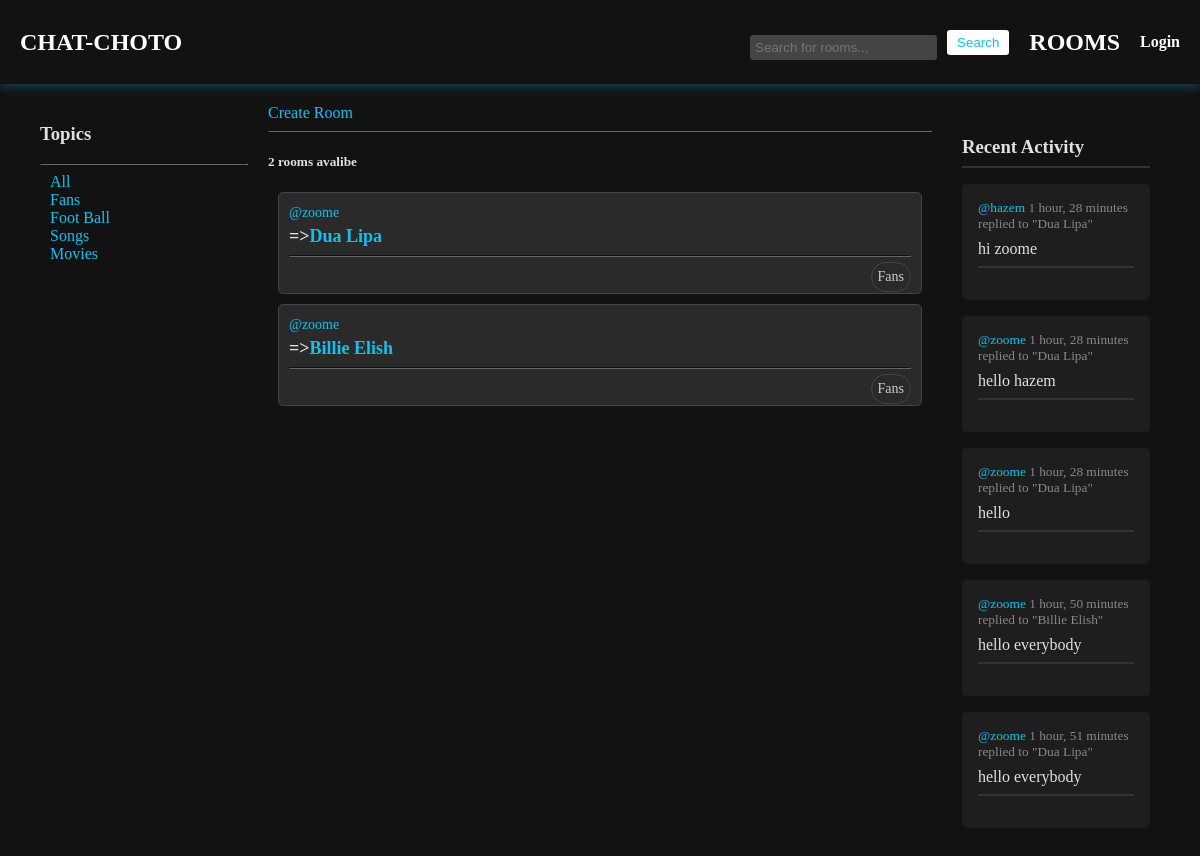
/rooms/?q=Fans, run on an earlier commit of the app's database.
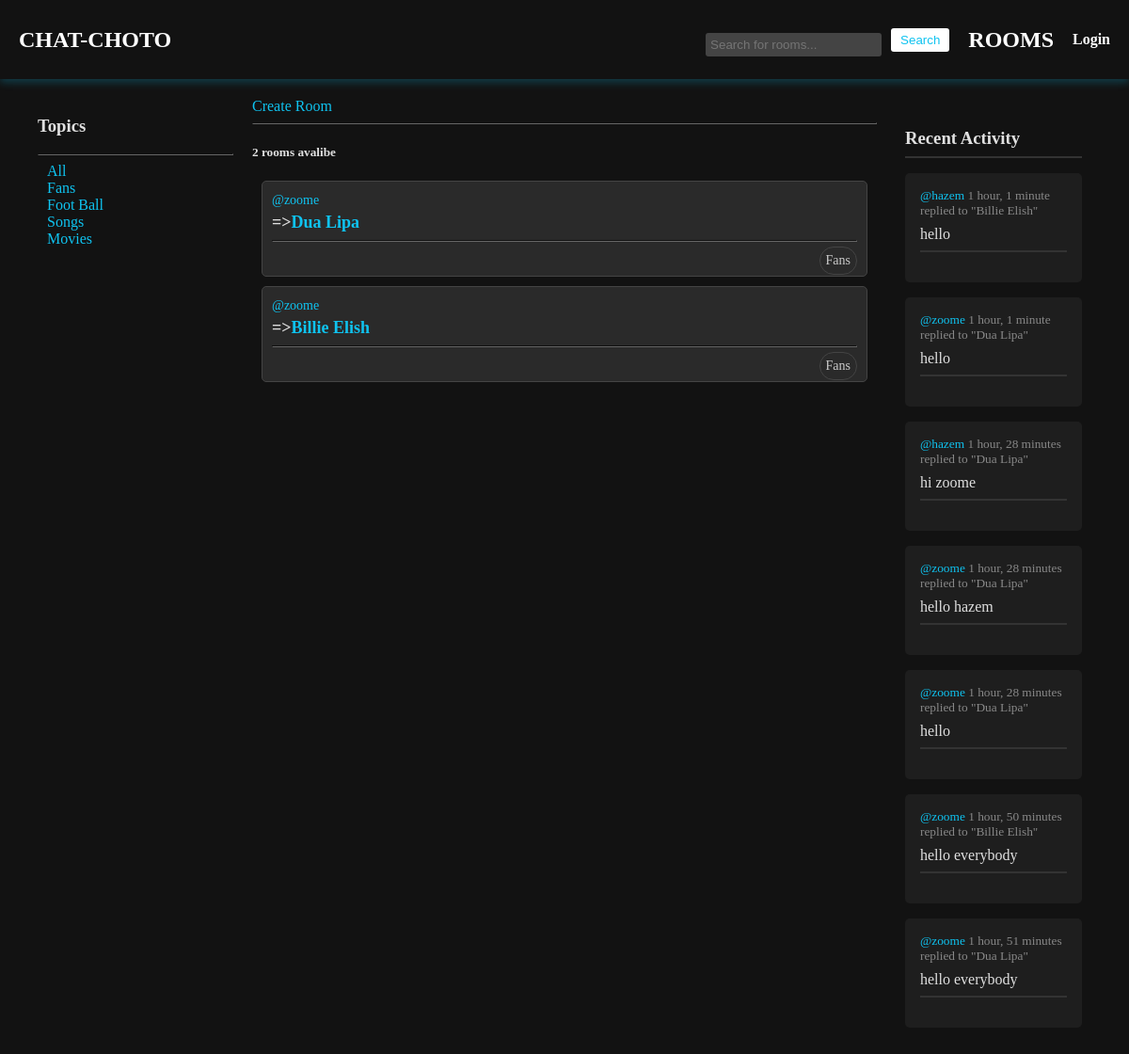
And on a later commit of the database.
### app/models.py (models this page shows, shortened)
class Topic(models.Model):
    name = models.CharField(max_length=200)

class Room(models.Model):
    host = models.ForeignKey(User, on_delete=models.SET_NULL, null=True)
    topic = models.ForeignKey(Topic, on_delete=models.SET_NULL, null=True)
    name = models.CharField(max_length=200)
    description = models.TextField(null=True)
    participants = models.ManyToManyField(User, related_name="participants", blank=True)
    created = models.DateTimeField(auto_now_add=True)
    updated = models.DateTimeField(auto_now=True)
    class Meta:
        ordering = ['-updated', '-created']
    def __str__(self):
        return self.name

class User(AbstractUser):
    name = models.CharField(max_length=200, null=True)
    email = models.EmailField(unique=True)
    bio = models.TextField(null=True)
    avatar = models.ImageField(default="profile.png")
    USERNAME_FIELD = 'username'
    REQUIRED_FIELDS = []

class Message(models.Model):
    user = models.ForeignKey(User, on_delete=models.CASCADE)
    room = models.ForeignKey(Room, on_delete=models.CASCADE)
    body = models.TextField(blank=True, null=True)
    file = models.FileField(upload_to='files/', blank=True, null=True)
    extension = models.CharField(max_length=10, null=True, blank=True)
    created = models.DateTimeField(auto_now_add=True)
    updated = models.DateTimeField(auto_now=True)
    class Meta:
        ordering = ['-updated', '-created']

### app/views.py (the view)
# urls.py: path('rooms/', views.getRooms),
def rooms(request):
    q = request.GET.get('q')
    if q:
        contact = Room.objects.filter(
            Q(topic__name__contains=q) |
            Q(name__contains=q)
        )
        if not contact:
            return render(request, 'room.html', {'room': None})
        room_messages = Message.objects.filter(
            Q(room__topic__name__contains=q)
        )
    else:
        contact = Room.objects.all()
        room_messages = Message.objects.filter(
            Q(room__topic__name__contains='')
        )
    rooms_count = contact.count()
    topics = Topic.objects.all()
    return render(request, 'rooms.html', {'rooms': contact, 'topics': topics, 'rooms_count': rooms_count, 'room_messages': room_messages})

### templates/rooms.html (shortened to what this page needs)
{% extends 'main.html' %}
{% block body %}
<div class="container">
    <div>
        {% include 'topic_component.html' %}
    </div>
    <div>
        <a href="/create-room">Create Room</a>
        <hr>
        <h5> {{rooms_count}} rooms avalibe</h5>
        {% include 'feed_component.html' %}
    </div>
    <div>
        {% include 'activity_component.html' %}
    </div>
</div>
{% endblock body %}

### templates/topic_component.html
<h3>Topics</h3>
<hr>
<div>
    <a href="/rooms">All</a>
</div>
{% for topic in topics %}
    <div>
        <a href="/rooms/?q={{topic.name}}">{{topic.name}}</a>
    </div>
{% endfor %}

### templates/feed_component.html (shortened to what this page needs)
<div class="room-list" style="text-align: initial;">
    {% for room in rooms %}
        <div class="room-item">
            <a href="/profile/{{room.host.id}}" class="host-link">@{{room.host.username}}</a>
            <h5 class="room-title">
                =><a href="/room/{{room.id}}" class="room-link">{{room.name}}</a>
            </h5>
            <hr>
            <small class="room-topic">{{room.topic.name}}</small>
            <br>
        </div>
    {% endfor %}
</div>

### templates/activity_component.html (shortened to what this page needs)
<div class="recent-activity">
<h3>Recent Activity</h3>
<hr>
{% for message in room_messages %}
<div>
    <small><a href="/profile/{{message.user.id}}">@{{message.user}}</a> {{message.created|timesince}} </small>
    <small>replied to "{{message.room}}"</small>
    <p>{{message.body}}</p>
    <hr>
</div>
{% endfor %}
</div>

What changed in the data, as far as the page shows it:
added Message: user "hazem", created "1 hour, 1 minute", room "Billie Elish", body "hello"
added Message: user "zoome", created "1 hour, 1 minute", room "Dua Lipa", body "hello"
